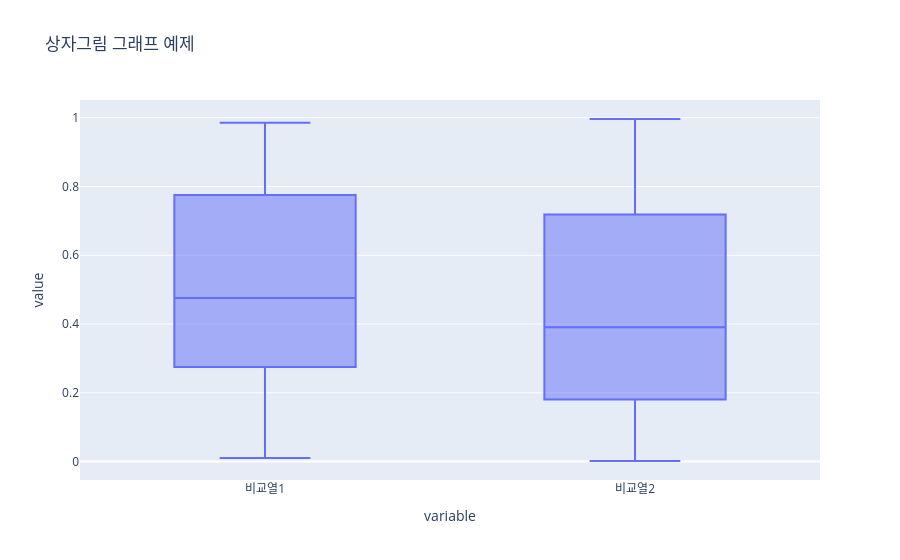

The cell this chart's notebook holds for it:
### Code cell
#

import plotly.express as px
import pandas as pd
import numpy as np

df = pd.DataFrame({
    "비교열1": np.random.rand(100),
    "비교열2": np.random.rand(100)
})

fig = px.box(
    df,
    y=["비교열1", "비교열2"],
    title="상자그림 그래프 예제"
)

fig.show()

### Figure 1 — Plotly figure (JSON) as saved in the notebook; plotly's stock layout.template omitted (floating-point values rounded to 4 significant figures; data arrays with more than 128 entries replaced by an {"elided": "..."} marker saying what was removed)
{"data": [{"alignmentgroup": "True", "hovertemplate": "variable=%{x}<br>value=%{y}<extra></extra>", "legendgroup": "", "marker": {"color": "#636efa"}, "name": "", "notched": false, "offsetgroup": "", "orientation": "v", "showlegend": false, "type": "box", "x": {"elided": "200 str values"}, "x0": " ", "xaxis": "x", "y": {"elided": "200 float values"}, "y0": " ", "yaxis": "y"}], "layout": {"boxmode": "group", "legend": {"tracegroupgap": 0}, "title": {"text": "상자그림 그래프 예제"}, "xaxis": {"anchor": "y", "domain": [0, 1], "title": {"text": "variable"}}, "yaxis": {"anchor": "x", "domain": [0, 1], "title": {"text": "value"}}}}
